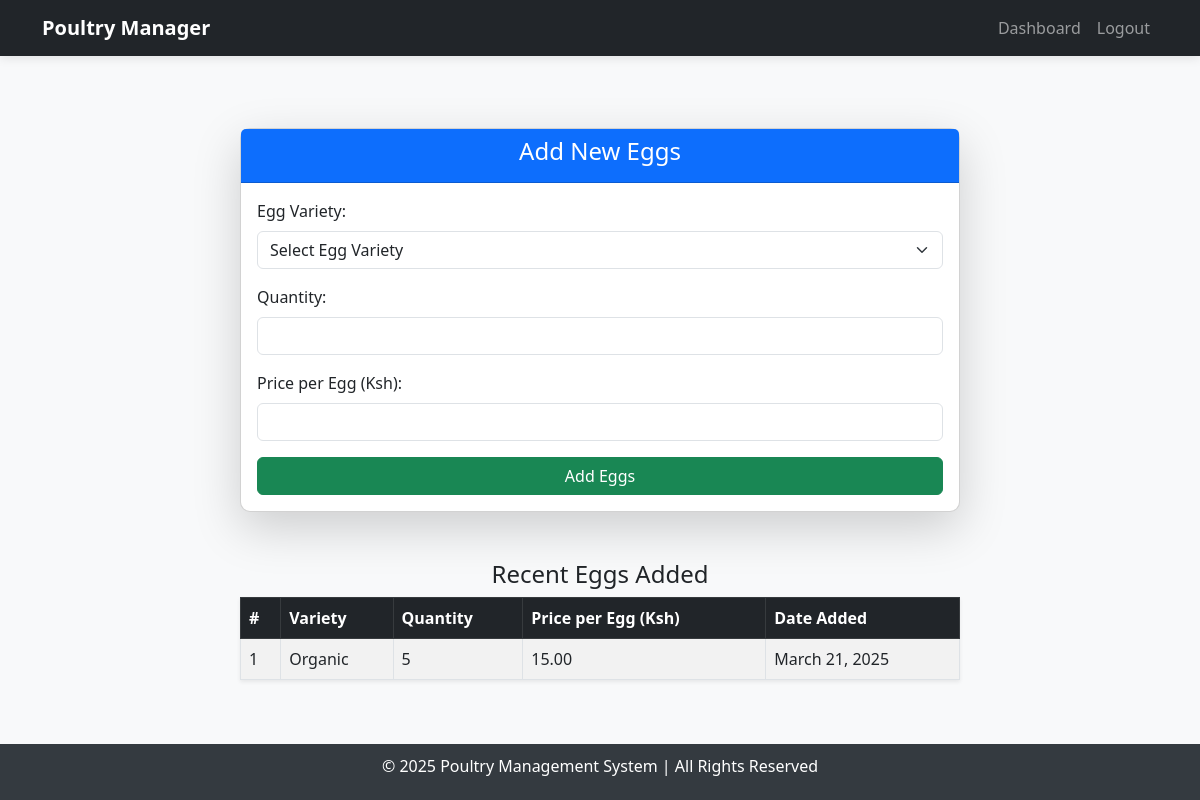
The page /add_eggs/ (signed in) on the database its author committed.
### poultry/models.py (models this page shows, shortened)
class Egg(models.Model):
    VARIETY_CHOICES = [
        ('white', 'White'),
        ('brown', 'Brown'),
        ('organic', 'Organic'),
        ('free_range', 'Free Range'),
    ]
    variety = models.CharField(max_length=20, choices=VARIETY_CHOICES,null=True, blank=True)
    quantity = models.PositiveIntegerField()
    price_per_egg = models.DecimalField(max_digits=10, decimal_places=2, null=True, blank=True)
    collected_date = models.DateField(auto_now_add=True)

### poultry/views.py (the view, shortened to what this page needs)
# urls.py: path('add_eggs/', add_eggs, name='add_eggs'),
@login_required
def add_eggs(request):
    return render(request, "poultry/add_eggs.html", {
        "eggs": Egg.objects.all(),
    })

### poultry/templates/poultry/add_eggs.html (shortened to what this page needs)
{% extends 'base.html' %}
{% load static %}
{% block content %}
<div class="container mt-5">
    <div class="row justify-content-center">
        <div class="col-md-8">
            <div class="card shadow-lg">
                <div class="card-header bg-primary text-white text-center">
                    <h4>Add New Eggs</h4>
                </div>
                <div class="card-body">
                    <form method="POST">
                        <div class="mb-3">
                            <label class="form-label">Egg Variety:</label>
                            <select name="egg_variety" class="form-select" required>
                                <option value="">Select Egg Variety</option>
                            </select>
                        </div>
                        <div class="mb-3">
                            <label class="form-label">Quantity:</label>
                            <input type="number" name="quantity" class="form-control" required>
                        </div>
                        <div class="mb-3">
                            <label class="form-label">Price per Egg (Ksh):</label>
                            <input type="number" name="price_per_egg" class="form-control" required>
                        </div>
                        <button type="submit" class="btn btn-success w-100">Add Eggs</button>
                    </form>
                </div>
            </div>
            <div class="mt-5">
            <h4 class="text-center">Recent Eggs Added</h4>
            <table class="table table-bordered table-striped shadow-sm">
                <thead class="table-dark">
                    <tr>
                        <th>#</th>
                        <th>Variety</th>
                        <th>Quantity</th>
                        <th>Price per Egg (Ksh)</th>
                        <th>Date Added</th>
                    </tr>
                </thead>
                <tbody>
                    {% for egg in eggs %}
                    <tr>
                        <td>{{ forloop.counter }}</td>
                        <td>{{ egg.variety|title }}</td>
                        <td>{{ egg.quantity }}</td>
                        <td>{{ egg.price_per_egg }}</td>
                        <td>{{ egg.collected_date }}</td>
                    </tr>
                    {% empty %}
                    <tr>
                        <td colspan="5" class="text-center text-muted">No eggs recorded yet.</td>
                    </tr>
                    {% endfor %}
                </tbody>
            </table>
            </div>
        </div>
    </div>
</div>
{% endblock %}

### poultry/templates/base.html (style rules this page uses)
body { display: flex; flex-direction: column; min-height: 100vh; background-color: #f8f9fa; }
.card { border-radius: 10px; transition: transform 0.2s; }

### rows shown on the page
Egg: variety "Organic", quantity "5", price_per_egg "15.00", collected_date "March 21, 2025"
